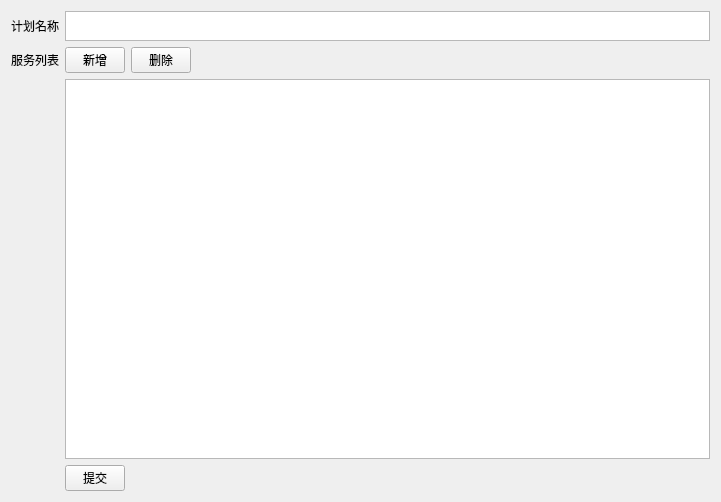
<?xml version="1.0" encoding="UTF-8"?>
<ui version="4.0">
 <class>SubmitFormClass</class>
 <widget class="QWidget" name="SubmitFormClass">
  <property name="geometry">
   <rect>
    <x>0</x>
    <y>0</y>
    <width>721</width>
    <height>502</height>
   </rect>
  </property>
  <property name="windowTitle">
   <string>SubmitForm</string>
  </property>
  <property name="windowIcon">
   <iconset resource="AutomaticStart.qrc">
    <normaloff>:/仓鼠.ico</normaloff>:/仓鼠.ico</iconset>
  </property>
  <layout class="QFormLayout" name="formLayout_2">
   <item row="0" column="0">
    <widget class="QLabel" name="planName">
     <property name="styleSheet">
      <string notr="true">font: 12pt '仿宋';</string>
     </property>
     <property name="text">
      <string>计划名称</string>
     </property>
    </widget>
   </item>
   <item row="0" column="1">
    <widget class="QTextEdit" name="textEdit">
     <property name="sizePolicy">
      <sizepolicy hsizetype="Expanding" vsizetype="Preferred">
       <horstretch>0</horstretch>
       <verstretch>0</verstretch>
      </sizepolicy>
     </property>
     <property name="maximumSize">
      <size>
       <width>16777215</width>
       <height>30</height>
      </size>
     </property>
    </widget>
   </item>
   <item row="1" column="0">
    <widget class="QLabel" name="services">
     <property name="styleSheet">
      <string notr="true">font: 12pt '仿宋';</string>
     </property>
     <property name="text">
      <string>服务列表</string>
     </property>
    </widget>
   </item>
   <item row="1" column="1">
    <layout class="QGridLayout" name="gridLayout">
     <item row="0" column="0">
      <widget class="QPushButton" name="addService">
       <property name="maximumSize">
        <size>
         <width>60</width>
         <height>30</height>
        </size>
       </property>
       <property name="styleSheet">
        <string notr="true">font: bold 12pt '仿宋';</string>
       </property>
       <property name="text">
        <string>新增</string>
       </property>
      </widget>
     </item>
     <item row="0" column="1">
      <widget class="QPushButton" name="deleteService">
       <property name="sizePolicy">
        <sizepolicy hsizetype="Fixed" vsizetype="Fixed">
         <horstretch>0</horstretch>
         <verstretch>0</verstretch>
        </sizepolicy>
       </property>
       <property name="maximumSize">
        <size>
         <width>60</width>
         <height>30</height>
        </size>
       </property>
       <property name="styleSheet">
        <string notr="true">font: bold 12pt '仿宋';</string>
       </property>
       <property name="text">
        <string>删除</string>
       </property>
      </widget>
     </item>
    </layout>
   </item>
   <item row="2" column="1">
    <widget class="QTableWidget" name="serviceList"/>
   </item>
   <item row="3" column="1">
    <layout class="QHBoxLayout" name="horizontalLayout">
     <property name="sizeConstraint">
      <enum>QLayout::SizeConstraint::SetMaximumSize</enum>
     </property>
     <item>
      <widget class="QPushButton" name="submit">
       <property name="maximumSize">
        <size>
         <width>60</width>
         <height>30</height>
        </size>
       </property>
       <property name="styleSheet">
        <string notr="true">font: bold 12pt '仿宋';</string>
       </property>
       <property name="text">
        <string>提交</string>
       </property>
      </widget>
     </item>
    </layout>
   </item>
  </layout>
 </widget>
 <layoutdefault spacing="6" margin="11"/>
 <resources>
  <include location="AutomaticStart.qrc"/>
 </resources>
 <connections/>
</ui>
